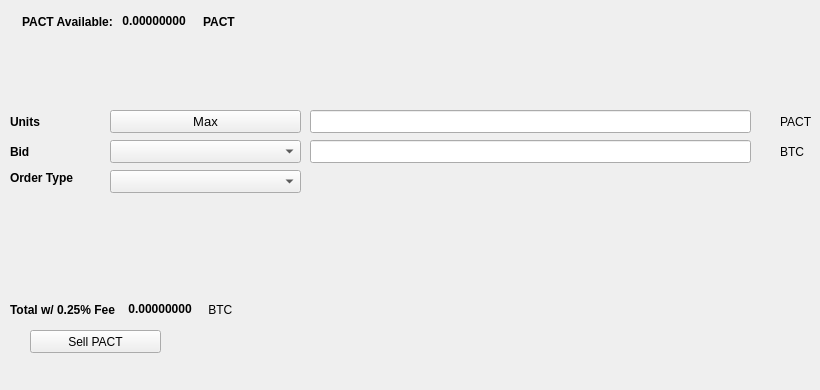
   <widget class="QWidget" name="SellTab">
    <attribute name="title">
     <string>Sell</string>
    </attribute>
    <widget class="QLabel" name="label_16">
     <property name="geometry">
      <rect>
       <x>780</x>
       <y>140</y>
       <width>31</width>
       <height>23</height>
      </rect>
     </property>
     <property name="text">
      <string>BTC</string>
     </property>
    </widget>
    <widget class="QComboBox" name="SellBidcomboBox">
     <property name="geometry">
      <rect>
       <x>110</x>
       <y>140</y>
       <width>191</width>
       <height>23</height>
      </rect>
     </property>
     <property name="font">
      <font>
       <pointsize>10</pointsize>
      </font>
     </property>
    </widget>
    <widget class="QLabel" name="label_18">
     <property name="geometry">
      <rect>
       <x>10</x>
       <y>110</y>
       <width>46</width>
       <height>23</height>
      </rect>
     </property>
     <property name="font">
      <font>
       <weight>75</weight>
       <bold>true</bold>
      </font>
     </property>
     <property name="text">
      <string>Units</string>
     </property>
    </widget>
    <widget class="QPushButton" name="Sell_Max_Amount">
     <property name="geometry">
      <rect>
       <x>110</x>
       <y>110</y>
       <width>191</width>
       <height>23</height>
      </rect>
     </property>
     <property name="font">
      <font>
       <pointsize>10</pointsize>
      </font>
     </property>
     <property name="text">
      <string>Max</string>
     </property>
    </widget>
    <widget class="QLabel" name="label_20">
     <property name="geometry">
      <rect>
       <x>10</x>
       <y>170</y>
       <width>91</width>
       <height>16</height>
      </rect>
     </property>
     <property name="font">
      <font>
       <weight>75</weight>
       <bold>true</bold>
      </font>
     </property>
     <property name="text">
      <string>Order Type</string>
     </property>
    </widget>
    <widget class="QComboBox" name="SellOrdertypeCombo">
     <property name="geometry">
      <rect>
       <x>110</x>
       <y>170</y>
       <width>191</width>
       <height>23</height>
      </rect>
     </property>
     <property name="font">
      <font>
       <pointsize>10</pointsize>
      </font>
     </property>
    </widget>
    <widget class="QLabel" name="label_21">
     <property name="geometry">
      <rect>
       <x>10</x>
       <y>140</y>
       <width>46</width>
       <height>23</height>
      </rect>
     </property>
     <property name="font">
      <font>
       <weight>75</weight>
       <bold>true</bold>
      </font>
     </property>
     <property name="text">
      <string>Bid</string>
     </property>
    </widget>
    <widget class="QLabel" name="label_22">
     <property name="geometry">
      <rect>
       <x>780</x>
       <y>110</y>
       <width>31</width>
       <height>23</height>
      </rect>
     </property>
     <property name="text">
      <string>PACT</string>
     </property>
    </widget>
    <widget class="QLineEdit" name="UnitsInputPACT">
     <property name="geometry">
      <rect>
       <x>310</x>
       <y>110</y>
       <width>441</width>
       <height>23</height>
      </rect>
     </property>
     <property name="font">
      <font>
       <pointsize>9</pointsize>
       <weight>75</weight>
       <bold>true</bold>
      </font>
     </property>
    </widget>
    <widget class="QLineEdit" name="SellBidPriceEdit">
     <property name="geometry">
      <rect>
       <x>310</x>
       <y>140</y>
       <width>441</width>
       <height>23</height>
      </rect>
     </property>
     <property name="font">
      <font>
       <pointsize>9</pointsize>
       <weight>75</weight>
       <bold>true</bold>
      </font>
     </property>
    </widget>
    <widget class="QPushButton" name="SellPACTBTN">
     <property name="geometry">
      <rect>
       <x>30</x>
       <y>330</y>
       <width>131</width>
       <height>23</height>
      </rect>
     </property>
     <property name="text">
      <string>Sell PACT</string>
     </property>
     <property name="icon">
      <iconset resource="../PayPACT">
       <normaloff>:/icons/bitcoin</normaloff>:/icons/bitcoin</iconset>
     </property>
    </widget>
    <widget class="QWidget" name="layoutWidget3">
     <property name="geometry">
      <rect>
       <x>22</x>
       <y>12</y>
       <width>258</width>
       <height>19</height>
      </rect>
     </property>
     <layout class="QHBoxLayout" name="horizontalLayout">
      <item>
       <widget class="QLabel" name="label232_2">
        <property name="font">
         <font>
          <weight>75</weight>
          <bold>true</bold>
         </font>
        </property>
        <property name="text">
         <string>PACT Available:</string>
        </property>
       </widget>
      </item>
      <item>
       <widget class="QLabel" name="PACTAvailableLabel">
        <property name="palette">
         <palette>
          <active>
           <colorrole role="WindowText">
            <brush brushstyle="SolidPattern">
             <color alpha="255">
              <red>0</red>
              <green>0</green>
              <blue>0</blue>
             </color>
            </brush>
           </colorrole>
           <colorrole role="Button">
            <brush brushstyle="SolidPattern">
             <color alpha="255">
              <red>0</red>
              <green>170</green>
              <blue>0</blue>
             </color>
            </brush>
           </colorrole>
           <colorrole role="Light">
            <brush brushstyle="SolidPattern">
             <color alpha="255">
              <red>0</red>
              <green>255</green>
              <blue>0</blue>
             </color>
            </brush>
           </colorrole>
           <colorrole role="Midlight">
            <brush brushstyle="SolidPattern">
             <color alpha="255">
              <red>0</red>
              <green>212</green>
              <blue>0</blue>
             </color>
            </brush>
           </colorrole>
           <colorrole role="Dark">
            <brush brushstyle="SolidPattern">
             <color alpha="255">
              <red>0</red>
              <green>85</green>
              <blue>0</blue>
             </color>
            </brush>
           </colorrole>
           <colorrole role="Mid">
            <brush brushstyle="SolidPattern">
             <color alpha="255">
              <red>0</red>
              <green>113</green>
              <blue>0</blue>
             </color>
            </brush>
           </colorrole>
           <colorrole role="Text">
            <brush brushstyle="SolidPattern">
             <color alpha="255">
              <red>0</red>
              <green>170</green>
              <blue>0</blue>
             </color>
            </brush>
           </colorrole>
           <colorrole role="BrightText">
            <brush brushstyle="SolidPattern">
             <color alpha="255">
              <red>255</red>
              <green>255</green>
              <blue>255</blue>
             </color>
            </brush>
           </colorrole>
           <colorrole role="ButtonText">
            <brush brushstyle="SolidPattern">
             <color alpha="255">
              <red>0</red>
              <green>0</green>
              <blue>0</blue>
             </color>
            </brush>
           </colorrole>
           <colorrole role="Base">
            <brush brushstyle="SolidPattern">
             <color alpha="255">
              <red>255</red>
              <green>255</green>
              <blue>255</blue>
             </color>
            </brush>
           </colorrole>
           <colorrole role="Window">
            <brush brushstyle="SolidPattern">
             <color alpha="255">
              <red>0</red>
              <green>170</green>
              <blue>0</blue>
             </color>
            </brush>
           </colorrole>
           <colorrole role="Shadow">
            <brush brushstyle="SolidPattern">
             <color alpha="255">
              <red>0</red>
              <green>0</green>
              <blue>0</blue>
             </color>
            </brush>
           </colorrole>
           <colorrole role="AlternateBase">
            <brush brushstyle="SolidPattern">
             <color alpha="255">
              <red>127</red>
              <green>212</green>
              <blue>127</blue>
             </color>
            </brush>
           </colorrole>
           <colorrole role="ToolTipBase">
            <brush brushstyle="SolidPattern">
             <color alpha="255">
              <red>255</red>
              <green>255</green>
              <blue>220</blue>
             </color>
            </brush>
           </colorrole>
           <colorrole role="ToolTipText">
            <brush brushstyle="SolidPattern">
             <color alpha="255">
              <red>0</red>
              <green>0</green>
              <blue>0</blue>
             </color>
            </brush>
           </colorrole>
          </active>
          <inactive>
           <colorrole role="WindowText">
            <brush brushstyle="SolidPattern">
             <color alpha="255">
              <red>0</red>
              <green>0</green>
              <blue>0</blue>
             </color>
            </brush>
           </colorrole>
           <colorrole role="Button">
            <brush brushstyle="SolidPattern">
             <color alpha="255">
              <red>0</red>
              <green>170</green>
              <blue>0</blue>
             </color>
            </brush>
           </colorrole>
           <colorrole role="Light">
            <brush brushstyle="SolidPattern">
             <color alpha="255">
              <red>0</red>
              <green>255</green>
              <blue>0</blue>
             </color>
            </brush>
           </colorrole>
           <colorrole role="Midlight">
            <brush brushstyle="SolidPattern">
             <color alpha="255">
              <red>0</red>
              <green>212</green>
              <blue>0</blue>
             </color>
            </brush>
           </colorrole>
           <colorrole role="Dark">
            <brush brushstyle="SolidPattern">
             <color alpha="255">
              <red>0</red>
              <green>85</green>
              <blue>0</blue>
             </color>
            </brush>
           </colorrole>
           <colorrole role="Mid">
            <brush brushstyle="SolidPattern">
             <color alpha="255">
              <red>0</red>
              <green>113</green>
              <blue>0</blue>
             </color>
            </brush>
           </colorrole>
           <colorrole role="Text">
            <brush brushstyle="SolidPattern">
             <color alpha="255">
              <red>0</red>
              <green>170</green>
              <blue>0</blue>
             </color>
            </brush>
           </colorrole>
           <colorrole role="BrightText">
            <brush brushstyle="SolidPattern">
             <color alpha="255">
              <red>255</red>
              <green>255</green>
              <blue>255</blue>
             </color>
            </brush>
           </colorrole>
           <colorrole role="ButtonText">
            <brush brushstyle="SolidPattern">
             <color alpha="255">
              <red>0</red>
              <green>0</green>
              <blue>0</blue>
             </color>
            </brush>
           </colorrole>
           <colorrole role="Base">
            <brush brushstyle="SolidPattern">
             <color alpha="255">
              <red>255</red>
              <green>255</green>
              <blue>255</blue>
             </color>
            </brush>
           </colorrole>
           <colorrole role="Window">
            <brush brushstyle="SolidPattern">
             <color alpha="255">
              <red>0</red>
              <green>170</green>
              <blue>0</blue>
             </color>
            </brush>
           </colorrole>
           <colorrole role="Shadow">
            <brush brushstyle="SolidPattern">
             <color alpha="255">
              <red>0</red>
              <green>0</green>
              <blue>0</blue>
             </color>
            </brush>
           </colorrole>
           <colorrole role="AlternateBase">
            <brush brushstyle="SolidPattern">
             <color alpha="255">
              <red>127</red>
              <green>212</green>
              <blue>127</blue>
             </color>
            </brush>
           </colorrole>
           <colorrole role="ToolTipBase">
            <brush brushstyle="SolidPattern">
             <color alpha="255">
              <red>255</red>
              <green>255</green>
              <blue>220</blue>
             </color>
            </brush>
           </colorrole>
           <colorrole role="ToolTipText">
            <brush brushstyle="SolidPattern">
             <color alpha="255">
              <red>0</red>
              <green>0</green>
              <blue>0</blue>
             </color>
            </brush>
           </colorrole>
          </inactive>
          <disabled>
           <colorrole role="WindowText">
            <brush brushstyle="SolidPattern">
             <color alpha="255">
              <red>0</red>
              <green>85</green>
              <blue>0</blue>
             </color>
            </brush>
           </colorrole>
           <colorrole role="Button">
            <brush brushstyle="SolidPattern">
             <color alpha="255">
              <red>0</red>
              <green>170</green>
              <blue>0</blue>
             </color>
            </brush>
           </colorrole>
           <colorrole role="Light">
            <brush brushstyle="SolidPattern">
             <color alpha="255">
              <red>0</red>
              <green>255</green>
              <blue>0</blue>
             </color>
            </brush>
           </colorrole>
           <colorrole role="Midlight">
            <brush brushstyle="SolidPattern">
             <color alpha="255">
              <red>0</red>
              <green>212</green>
              <blue>0</blue>
             </color>
            </brush>
           </colorrole>
           <colorrole role="Dark">
            <brush brushstyle="SolidPattern">
             <color alpha="255">
              <red>0</red>
              <green>85</green>
              <blue>0</blue>
             </color>
            </brush>
           </colorrole>
           <colorrole role="Mid">
            <brush brushstyle="SolidPattern">
             <color alpha="255">
              <red>0</red>
              <green>113</green>
              <blue>0</blue>
             </color>
            </brush>
           </colorrole>
           <colorrole role="Text">
            <brush brushstyle="SolidPattern">
             <color alpha="255">
              <red>0</red>
              <green>85</green>
              <blue>0</blue>
             </color>
            </brush>
           </colorrole>
           <colorrole role="BrightText">
            <brush brushstyle="SolidPattern">
             <color alpha="255">
              <red>255</red>
              <green>255</green>
              <blue>255</blue>
             </color>
            </brush>
           </colorrole>
           <colorrole role="ButtonText">
            <brush brushstyle="SolidPattern">
             <color alpha="255">
              <red>0</red>
              <green>85</green>
              <blue>0</blue>
             </color>
            </brush>
           </colorrole>
           <colorrole role="Base">
            <brush brushstyle="SolidPattern">
             <color alpha="255">
              <red>0</red>
              <green>170</green>
              <blue>0</blue>
             </color>
            </brush>
           </colorrole>
           <colorrole role="Window">
            <brush brushstyle="SolidPattern">
             <color alpha="255">
              <red>0</red>
              <green>170</green>
              <blue>0</blue>
             </color>
            </brush>
           </colorrole>
           <colorrole role="Shadow">
            <brush brushstyle="SolidPattern">
             <color alpha="255">
              <red>0</red>
              <green>0</green>
              <blue>0</blue>
             </color>
            </brush>
           </colorrole>
           <colorrole role="AlternateBase">
            <brush brushstyle="SolidPattern">
             <color alpha="255">
              <red>0</red>
              <green>170</green>
              <blue>0</blue>
             </color>
            </brush>
           </colorrole>
           <colorrole role="ToolTipBase">
            <brush brushstyle="SolidPattern">
             <color alpha="255">
              <red>255</red>
              <green>255</green>
              <blue>220</blue>
             </color>
            </brush>
           </colorrole>
           <colorrole role="ToolTipText">
            <brush brushstyle="SolidPattern">
             <color alpha="255">
              <red>0</red>
              <green>0</green>
              <blue>0</blue>
             </color>
            </brush>
           </colorrole>
          </disabled>
         </palette>
        </property>
        <property name="font">
         <font>
          <weight>75</weight>
          <bold>true</bold>
         </font>
        </property>
        <property name="text">
         <string> 0.00000000 </string>
        </property>
        <property name="textInteractionFlags">
         <set>Qt::LinksAccessibleByMouse|Qt::TextSelectableByKeyboard|Qt::TextSelectableByMouse</set>
        </property>
       </widget>
      </item>
      <item>
       <widget class="QLabel" name="labelPACT">
        <property name="font">
         <font>
          <weight>75</weight>
          <bold>true</bold>
         </font>
        </property>
        <property name="text">
         <string>PACT</string>
        </property>
       </widget>
      </item>
     </layout>
    </widget>
    <widget class="QWidget" name="layoutWidget">
     <property name="geometry">
      <rect>
       <x>10</x>
       <y>300</y>
       <width>268</width>
       <height>19</height>
      </rect>
     </property>
     <layout class="QHBoxLayout" name="horizontalLayout_2">
      <item>
       <widget class="QLabel" name="label_19">
        <property name="font">
         <font>
          <weight>75</weight>
          <bold>true</bold>
         </font>
        </property>
        <property name="text">
         <string>Total w/ 0.25% Fee </string>
        </property>
       </widget>
      </item>
      <item>
       <widget class="QLabel" name="SellCostLabel">
        <property name="palette">
         <palette>
          <active>
           <colorrole role="WindowText">
            <brush brushstyle="SolidPattern">
             <color alpha="255">
              <red>0</red>
              <green>0</green>
              <blue>0</blue>
             </color>
            </brush>
           </colorrole>
           <colorrole role="Button">
            <brush brushstyle="SolidPattern">
             <color alpha="255">
              <red>0</red>
              <green>170</green>
              <blue>0</blue>
             </color>
            </brush>
           </colorrole>
           <colorrole role="Light">
            <brush brushstyle="SolidPattern">
             <color alpha="255">
              <red>0</red>
              <green>255</green>
              <blue>0</blue>
             </color>
            </brush>
           </colorrole>
           <colorrole role="Midlight">
            <brush brushstyle="SolidPattern">
             <color alpha="255">
              <red>0</red>
              <green>212</green>
              <blue>0</blue>
             </color>
            </brush>
           </colorrole>
           <colorrole role="Dark">
            <brush brushstyle="SolidPattern">
             <color alpha="255">
              <red>0</red>
              <green>85</green>
              <blue>0</blue>
             </color>
            </brush>
           </colorrole>
           <colorrole role="Mid">
            <brush brushstyle="SolidPattern">
             <color alpha="255">
              <red>0</red>
              <green>113</green>
              <blue>0</blue>
             </color>
            </brush>
           </colorrole>
           <colorrole role="Text">
            <brush brushstyle="SolidPattern">
             <color alpha="255">
              <red>0</red>
              <green>170</green>
              <blue>0</blue>
             </color>
            </brush>
           </colorrole>
           <colorrole role="BrightText">
            <brush brushstyle="SolidPattern">
             <color alpha="255">
              <red>255</red>
              <green>255</green>
              <blue>255</blue>
             </color>
            </brush>
           </colorrole>
           <colorrole role="ButtonText">
            <brush brushstyle="SolidPattern">
             <color alpha="255">
              <red>0</red>
              <green>0</green>
              <blue>0</blue>
             </color>
            </brush>
           </colorrole>
           <colorrole role="Base">
            <brush brushstyle="SolidPattern">
             <color alpha="255">
              <red>255</red>
              <green>255</green>
              <blue>255</blue>
             </color>
            </brush>
           </colorrole>
           <colorrole role="Window">
            <brush brushstyle="SolidPattern">
             <color alpha="255">
              <red>0</red>
              <green>170</green>
              <blue>0</blue>
             </color>
            </brush>
           </colorrole>
           <colorrole role="Shadow">
            <brush brushstyle="SolidPattern">
             <color alpha="255">
              <red>0</red>
              <green>0</green>
              <blue>0</blue>
             </color>
            </brush>
           </colorrole>
           <colorrole role="AlternateBase">
            <brush brushstyle="SolidPattern">
             <color alpha="255">
              <red>127</red>
              <green>212</green>
              <blue>127</blue>
             </color>
            </brush>
           </colorrole>
           <colorrole role="ToolTipBase">
            <brush brushstyle="SolidPattern">
             <color alpha="255">
              <red>255</red>
              <green>255</green>
              <blue>220</blue>
             </color>
            </brush>
           </colorrole>
           <colorrole role="ToolTipText">
            <brush brushstyle="SolidPattern">
             <color alpha="255">
              <red>0</red>
              <green>0</green>
              <blue>0</blue>
             </color>
            </brush>
           </colorrole>
          </active>
          <inactive>
           <colorrole role="WindowText">
            <brush brushstyle="SolidPattern">
             <color alpha="255">
              <red>0</red>
              <green>0</green>
              <blue>0</blue>
             </color>
            </brush>
           </colorrole>
           <colorrole role="Button">
            <brush brushstyle="SolidPattern">
             <color alpha="255">
              <red>0</red>
              <green>170</green>
              <blue>0</blue>
             </color>
            </brush>
           </colorrole>
           <colorrole role="Light">
            <brush brushstyle="SolidPattern">
             <color alpha="255">
              <red>0</red>
              <green>255</green>
              <blue>0</blue>
             </color>
            </brush>
           </colorrole>
           <colorrole role="Midlight">
            <brush brushstyle="SolidPattern">
             <color alpha="255">
              <red>0</red>
              <green>212</green>
              <blue>0</blue>
             </color>
            </brush>
           </colorrole>
           <colorrole role="Dark">
            <brush brushstyle="SolidPattern">
             <color alpha="255">
              <red>0</red>
              <green>85</green>
              <blue>0</blue>
             </color>
            </brush>
           </colorrole>
           <colorrole role="Mid">
            <brush brushstyle="SolidPattern">
             <color alpha="255">
              <red>0</red>
              <green>113</green>
              <blue>0</blue>
             </color>
            </brush>
           </colorrole>
           <colorrole role="Text">
            <brush brushstyle="SolidPattern">
             <color alpha="255">
              <red>0</red>
              <green>170</green>
              <blue>0</blue>
             </color>
            </brush>
           </colorrole>
           <colorrole role="BrightText">
            <brush brushstyle="SolidPattern">
             <color alpha="255">
              <red>255</red>
              <green>255</green>
              <blue>255</blue>
             </color>
            </brush>
           </colorrole>
           <colorrole role="ButtonText">
            <brush brushstyle="SolidPattern">
             <color alpha="255">
              <red>0</red>
              <green>0</green>
              <blue>0</blue>
             </color>
            </brush>
           </colorrole>
           <colorrole role="Base">
            <brush brushstyle="SolidPattern">
             <color alpha="255">
              <red>255</red>
              <green>255</green>
              <blue>255</blue>
             </color>
            </brush>
           </colorrole>
           <colorrole role="Window">
            <brush brushstyle="SolidPattern">
             <color alpha="255">
              <red>0</red>
              <green>170</green>
              <blue>0</blue>
             </color>
            </brush>
           </colorrole>
           <colorrole role="Shadow">
            <brush brushstyle="SolidPattern">
             <color alpha="255">
              <red>0</red>
              <green>0</green>
              <blue>0</blue>
             </color>
            </brush>
           </colorrole>
           <colorrole role="AlternateBase">
            <brush brushstyle="SolidPattern">
             <color alpha="255">
              <red>127</red>
              <green>212</green>
              <blue>127</blue>
             </color>
            </brush>
           </colorrole>
           <colorrole role="ToolTipBase">
            <brush brushstyle="SolidPattern">
             <color alpha="255">
              <red>255</red>
              <green>255</green>
              <blue>220</blue>
             </color>
            </brush>
           </colorrole>
           <colorrole role="ToolTipText">
            <brush brushstyle="SolidPattern">
             <color alpha="255">
              <red>0</red>
              <green>0</green>
              <blue>0</blue>
             </color>
            </brush>
           </colorrole>
          </inactive>
          <disabled>
           <colorrole role="WindowText">
            <brush brushstyle="SolidPattern">
             <color alpha="255">
              <red>0</red>
              <green>85</green>
              <blue>0</blue>
             </color>
            </brush>
           </colorrole>
           <colorrole role="Button">
            <brush brushstyle="SolidPattern">
             <color alpha="255">
              <red>0</red>
              <green>170</green>
              <blue>0</blue>
             </color>
            </brush>
           </colorrole>
           <colorrole role="Light">
            <brush brushstyle="SolidPattern">
             <color alpha="255">
              <red>0</red>
              <green>255</green>
              <blue>0</blue>
             </color>
            </brush>
           </colorrole>
           <colorrole role="Midlight">
            <brush brushstyle="SolidPattern">
             <color alpha="255">
              <red>0</red>
              <green>212</green>
              <blue>0</blue>
             </color>
            </brush>
           </colorrole>
           <colorrole role="Dark">
            <brush brushstyle="SolidPattern">
             <color alpha="255">
              <red>0</red>
              <green>85</green>
              <blue>0</blue>
             </color>
            </brush>
           </colorrole>
           <colorrole role="Mid">
            <brush brushstyle="SolidPattern">
             <color alpha="255">
              <red>0</red>
              <green>113</green>
              <blue>0</blue>
             </color>
            </brush>
           </colorrole>
           <colorrole role="Text">
            <brush brushstyle="SolidPattern">
             <color alpha="255">
              <red>0</red>
              <green>85</green>
              <blue>0</blue>
             </color>
            </brush>
           </colorrole>
           <colorrole role="BrightText">
            <brush brushstyle="SolidPattern">
             <color alpha="255">
              <red>255</red>
              <green>255</green>
              <blue>255</blue>
             </color>
            </brush>
           </colorrole>
           <colorrole role="ButtonText">
            <brush brushstyle="SolidPattern">
             <color alpha="255">
              <red>0</red>
              <green>85</green>
              <blue>0</blue>
             </color>
            </brush>
           </colorrole>
           <colorrole role="Base">
            <brush brushstyle="SolidPattern">
             <color alpha="255">
              <red>0</red>
              <green>170</green>
              <blue>0</blue>
             </color>
            </brush>
           </colorrole>
           <colorrole role="Window">
            <brush brushstyle="SolidPattern">
             <color alpha="255">
              <red>0</red>
              <green>170</green>
              <blue>0</blue>
             </color>
            </brush>
           </colorrole>
           <colorrole role="Shadow">
            <brush brushstyle="SolidPattern">
             <color alpha="255">
              <red>0</red>
              <green>0</green>
              <blue>0</blue>
             </color>
            </brush>
           </colorrole>
           <colorrole role="AlternateBase">
            <brush brushstyle="SolidPattern">
             <color alpha="255">
              <red>0</red>
              <green>170</green>
              <blue>0</blue>
             </color>
            </brush>
           </colorrole>
           <colorrole role="ToolTipBase">
            <brush brushstyle="SolidPattern">
             <color alpha="255">
              <red>255</red>
              <green>255</green>
              <blue>220</blue>
             </color>
            </brush>
           </colorrole>
           <colorrole role="ToolTipText">
            <brush brushstyle="SolidPattern">
             <color alpha="255">
              <red>0</red>
              <green>0</green>
              <blue>0</blue>
             </color>
            </brush>
           </colorrole>
          </disabled>
         </palette>
        </property>
        <property name="font">
         <font>
          <weight>75</weight>
          <bold>true</bold>
         </font>
        </property>
        <property name="autoFillBackground">
         <bool>false</bool>
        </property>
        <property name="text">
         <string> 0.00000000</string>
        </property>
        <property name="textInteractionFlags">
         <set>Qt::LinksAccessibleByMouse|Qt::TextSelectableByMouse</set>
        </property>
       </widget>
      </item>
      <item>
       <widget class="QLabel" name="label_17">
        <property name="font">
         <font>
          <weight>50</weight>
          <bold>false</bold>
         </font>
        </property>
        <property name="text">
         <string> BTC</string>
        </property>
       </widget>
      </item>
     </layout>
    </widget>
    <widget class="QLabel" name="label_23">
     <property name="geometry">
      <rect>
       <x>460</x>
       <y>300</y>
       <width>281</width>
       <height>81</height>
      </rect>
     </property>
     <property name="text">
      <string/>
     </property>
     <property name="pixmap">
      <pixmap>:/images/bittrex</pixmap>
     </property>
    </widget>
   </widget>
